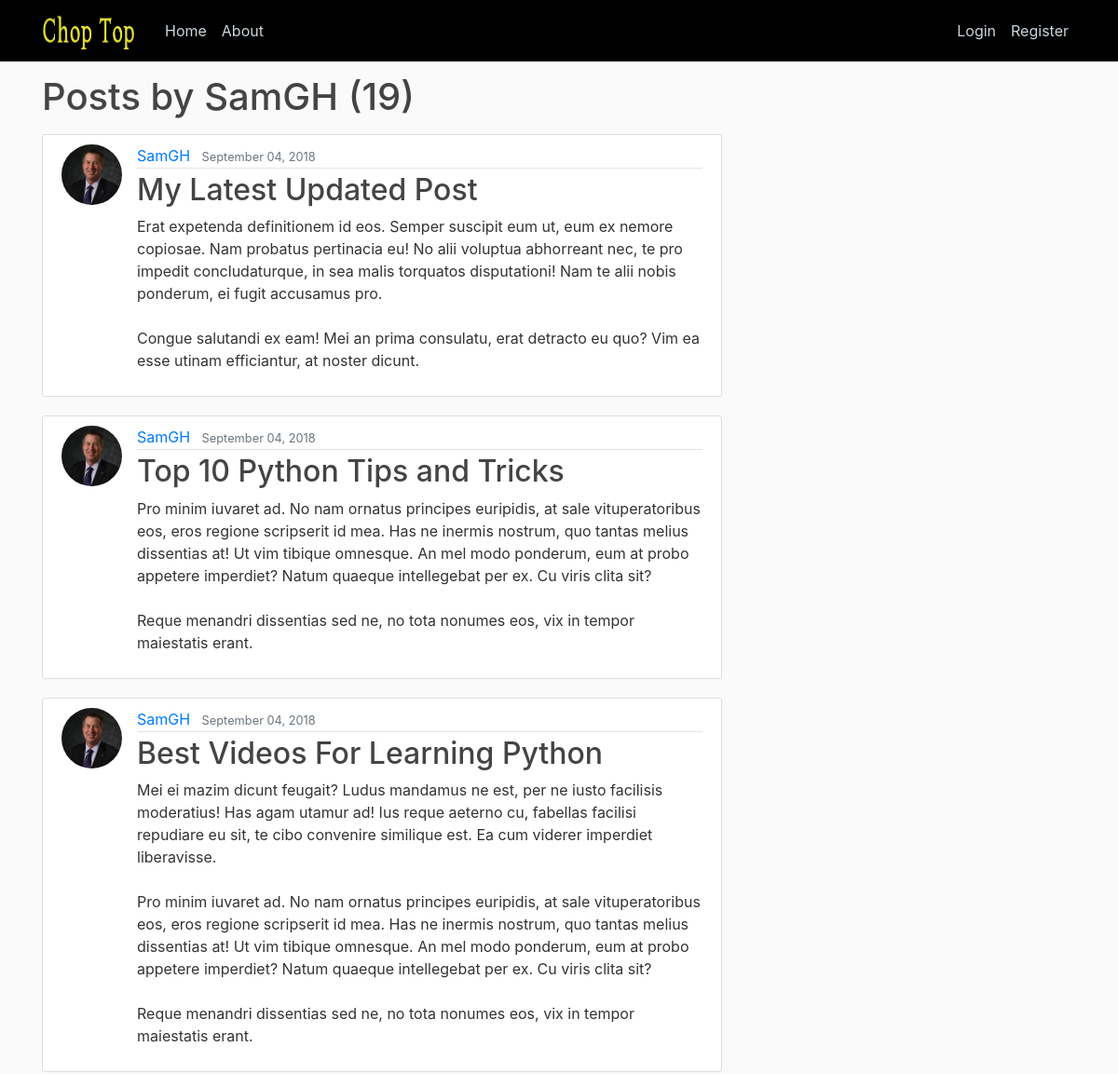
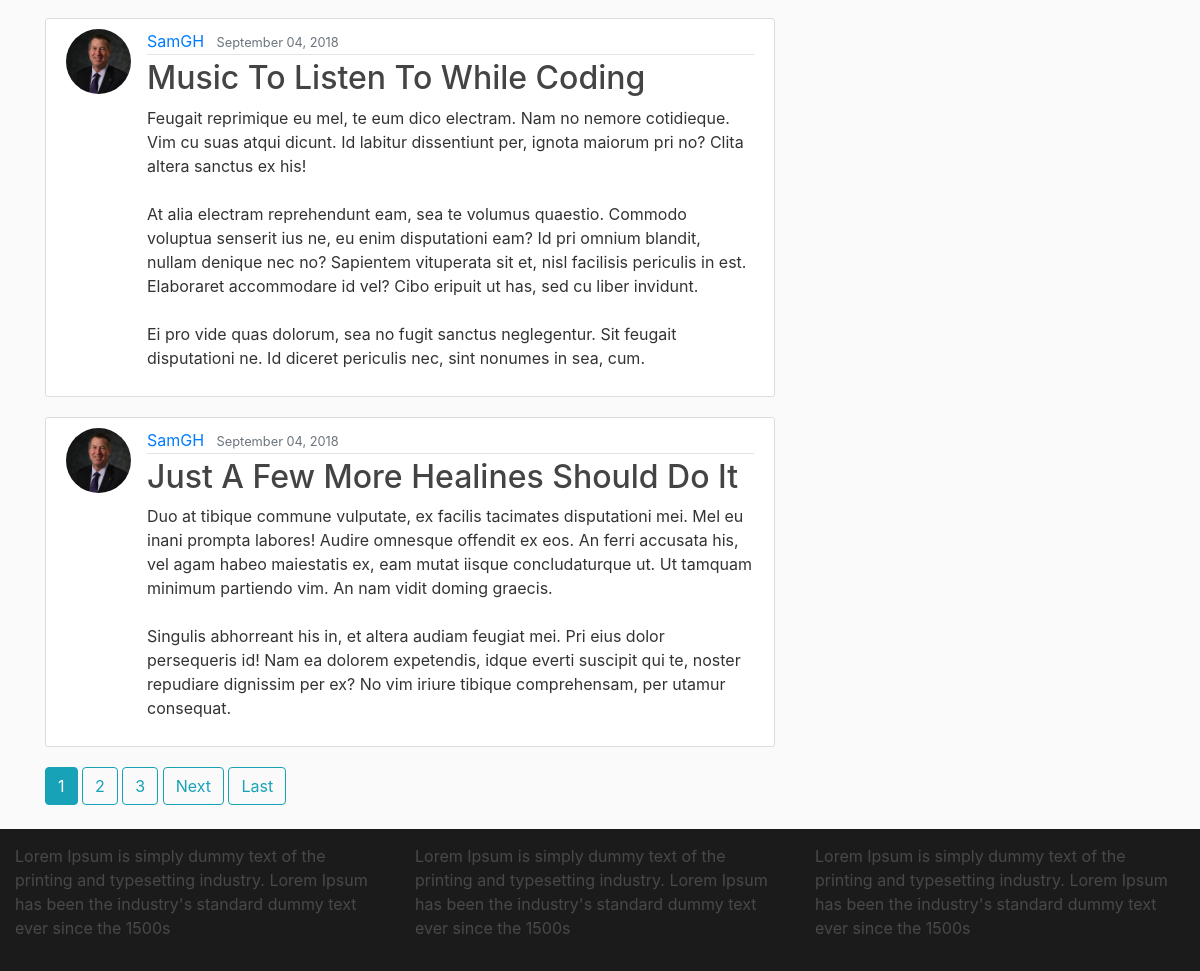
Screenshot of /user/SamGH/ with the database file from the repository (2 pictures, top to bottom).
### blog/models.py (models this page shows, shortened)
class Post(models.Model):
	title = models.CharField(max_length=100)
	content = models.TextField()
	date_posted = models.DateTimeField(default=timezone.now)
	author = models.ForeignKey(User, on_delete=models.CASCADE)

### users/models.py (models this page shows, shortened)
class Profile(models.Model):
	user = models.OneToOneField(User, on_delete=models.CASCADE)
	image = models.ImageField(default='default.jpg', upload_to='profile_pics')

### blog/views.py (the view)
# urls.py: path('user/<str:username>/', UserPostListView.as_view(), name='user-posts'),
class UserPostListView(ListView):
    model = Post
    template_name = 'blog/user_posts.html'  # <app>/<model>_<viewtype>.html
    context_object_name = 'posts'
    paginate_by = 5
    def get_queryset(self):
        user = get_object_or_404(User, username=self.kwargs.get('username'))
        return Post.objects.filter(author=user).order_by('-date_posted')

### blog/templates/blog/user_posts.html (shortened to what this page needs)
{% extends "blog/base.html" %}
{% block content %}
	<h1 class="mb-3">Posts by {{ view.kwargs.username }} ({{ page_obj.paginator.count }})</h1>
	{% for post in posts %}
		<article class="media content-section">
		  <img class="rounded-circle article-img" src="{{ post.author.profile.image.url }}">
          <div class="media-body">
            <div class="article-metadata">
              <a class="mr-2" href="{% url 'user-posts' post.author.username %}">{{ post.author }}</a>
              <small class="text-muted">{{ post.date_posted|date:"F d, Y" }}</small>
            </div>
            <h2><a class="article-title" href="{% url 'post-detail' post.id %}">{{ post.title }}</a></h2>
            <p class="article-content">{{ post.content }}</p>
          </div>
        </article>
	{% endfor %}
    {% if is_paginated %}
      {% for num in page_obj.paginator.page_range %}
        {% if page_obj.number == num %}
          <a class="btn btn-info mb-4" href="?page={{ num }}">{{ num }}</a>
        {% elif num > page_obj.number|add:'-3' and num < page_obj.number|add:'3' %}
          <a class="btn btn-outline-info mb-4" href="?page={{ num }}">{{ num }}</a>
        {% endif %}
      {% endfor %}
      {% if page_obj.has_next %}
        <a class="btn btn-outline-info mb-4" href="?page={{ page_obj.next_page_number }}">Next</a>
        <a class="btn btn-outline-info mb-4" href="?page={{ page_obj.paginator.num_pages }}">Last</a>
      {% endif %}
    {% endif %}
{% endblock content %}

### blog/static/blog/main.css (style rules this page uses)
body { background: #fafafa; color: #333333; margin-top: 5rem; }
h1, h2, h3, h4, h5, h6 { color: #444444; }
.content-section { background: #ffffff; padding: 10px 20px; border: 1px solid #dddddd; border-radius: 3px; margin-bottom: 20px; }
.article-title { color: #444444; }
.article-content { white-space: pre-line; }
.article-img { height: 65px; width: 65px; margin-right: 16px; }
.article-metadata { padding-bottom: 1px; margin-bottom: 4px; border-bottom: 1px solid #e3e3e3 }

### rows the page displays
Post: author.profile.image (picture), author "SamGH", date_posted "September 04, 2018", title "My Latest Updated Post", content "Erat expetenda definitionem id eos. Semper suscipit eum ut, eum ex nemore copiosae. Nam probatus pertinacia eu! No alii voluptua abhorreant nec, te pro impedit concludaturque, in sea malis torquatos disputationi! Nam te alii nobis ponderum, ei fugit accusamus pro. Congue salutandi ex eam! Mei an prima consulatu, erat detracto eu quo? Vim ea esse utinam efficiantur, at noster dicunt."
Post: author.profile.image (picture), author "SamGH", date_posted "September 04, 2018", title "Top 10 Python Tips and Tricks", content "Pro minim iuvaret ad. No nam ornatus principes euripidis, at sale vituperatoribus eos, eros regione scripserit id mea. Has ne inermis nostrum, quo tantas melius dissentias at! Ut vim tibique omnesque. An mel modo ponderum, eum at probo appetere imperdiet? Natum quaeque intellegebat per ex. Cu viris clita sit? Reque menandri dissentias sed ne, no tota nonumes eos, vix in tempor maiestatis erant."
Post: author.profile.image (picture), author "SamGH", date_posted "September 04, 2018", title "Best Videos For Learning Python", content "Mei ei mazim dicunt feugait? Ludus mandamus ne est, per ne iusto facilisis moderatius! Has agam utamur ad! Ius reque aeterno cu, fabellas facilisi repudiare eu sit, te cibo convenire similique est. Ea cum viderer imperdiet liberavisse. Pro minim iuvaret ad. No nam ornatus principes euripidis, at sale vituperatoribus eos, eros regione scripserit id mea. Has ne inermis nostrum, quo tantas melius dissentias at! Ut vim tibique omnesque. An mel modo ponderum, eum at probo appetere imperdiet? Natum quaeque intellegebat per ex. Cu viris clita sit? Reque menandri dissentias sed ne, no tota nonumes eos, vix in tempor maiestatis erant."
Post: author.profile.image (picture), author "SamGH", date_posted "September 04, 2018", title "Music To Listen To While Coding", content "Feugait reprimique eu mel, te eum dico electram. Nam no nemore cotidieque. Vim cu suas atqui dicunt. Id labitur dissentiunt per, ignota maiorum pri no? Clita altera sanctus ex his! At alia electram reprehendunt eam, sea te volumus quaestio. Commodo voluptua senserit ius ne, eu enim disputationi eam? Id pri omnium blandit, nullam denique nec no? Sapientem vituperata sit et, nisl facilisis periculis in est. Elaboraret accommodare id vel? Cibo eripuit ut has, sed cu liber invidunt. Ei pro vide quas dolorum, sea no fugit sanctus neglegentur. Sit feugait disputationi ne. Id diceret periculis nec, sint nonumes in sea, cum."
Post: author.profile.image (picture), author "SamGH", date_posted "September 04, 2018", title "Just A Few More Healines Should Do It", content "Duo at tibique commune vulputate, ex facilis tacimates disputationi mei. Mel eu inani prompta labores! Audire omnesque offendit ex eos. An ferri accusata his, vel agam habeo maiestatis ex, eam mutat iisque concludaturque ut. Ut tamquam minimum partiendo vim. An nam vidit doming graecis. Singulis abhorreant his in, et altera audiam feugiat mei. Pri eius dolor persequeris id! Nam ea dolorem expetendis, idque everti suscipit qui te, noster repudiare dignissim per ex? No vim iriure tibique comprehensam, per utamur consequat."

### other values shown
{{ view.kwargs.username }} "SamGH"
{{ page_obj.paginator.count }} "19"
{{ num }} "1"
{{ num }} "2" "3"
